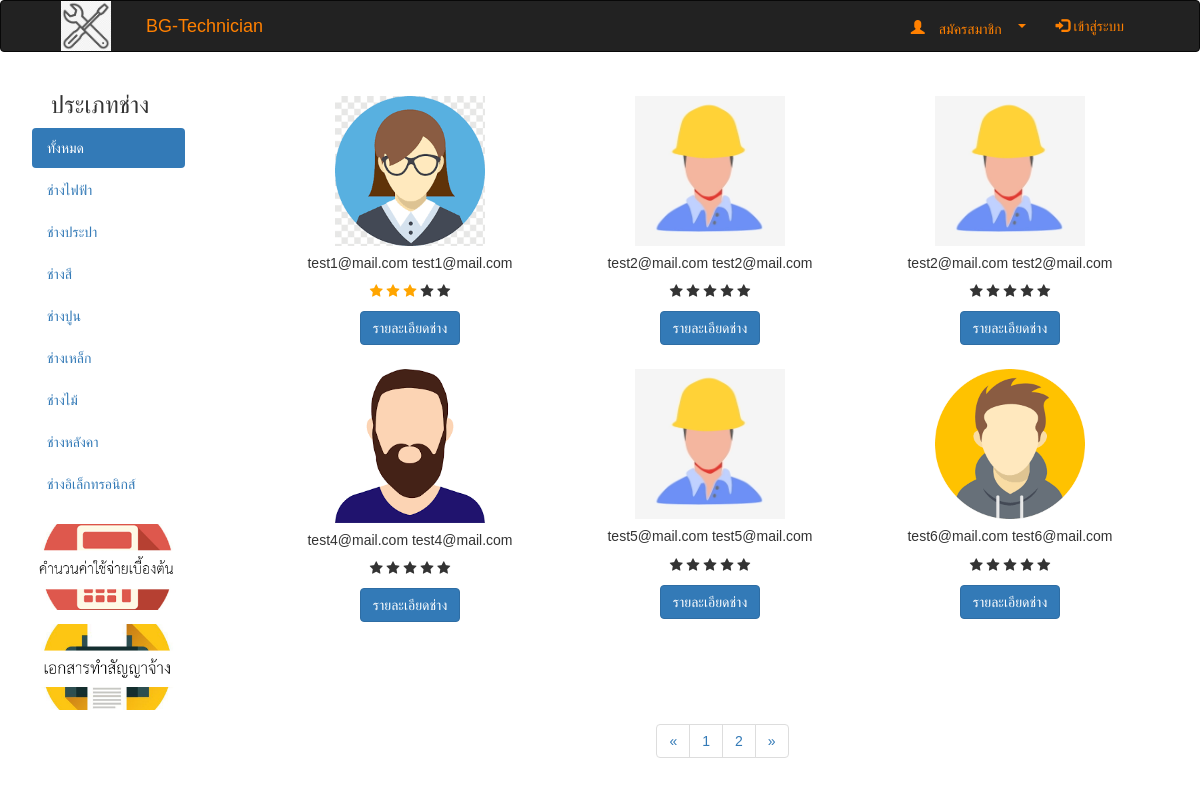
Before: / with the older database file.
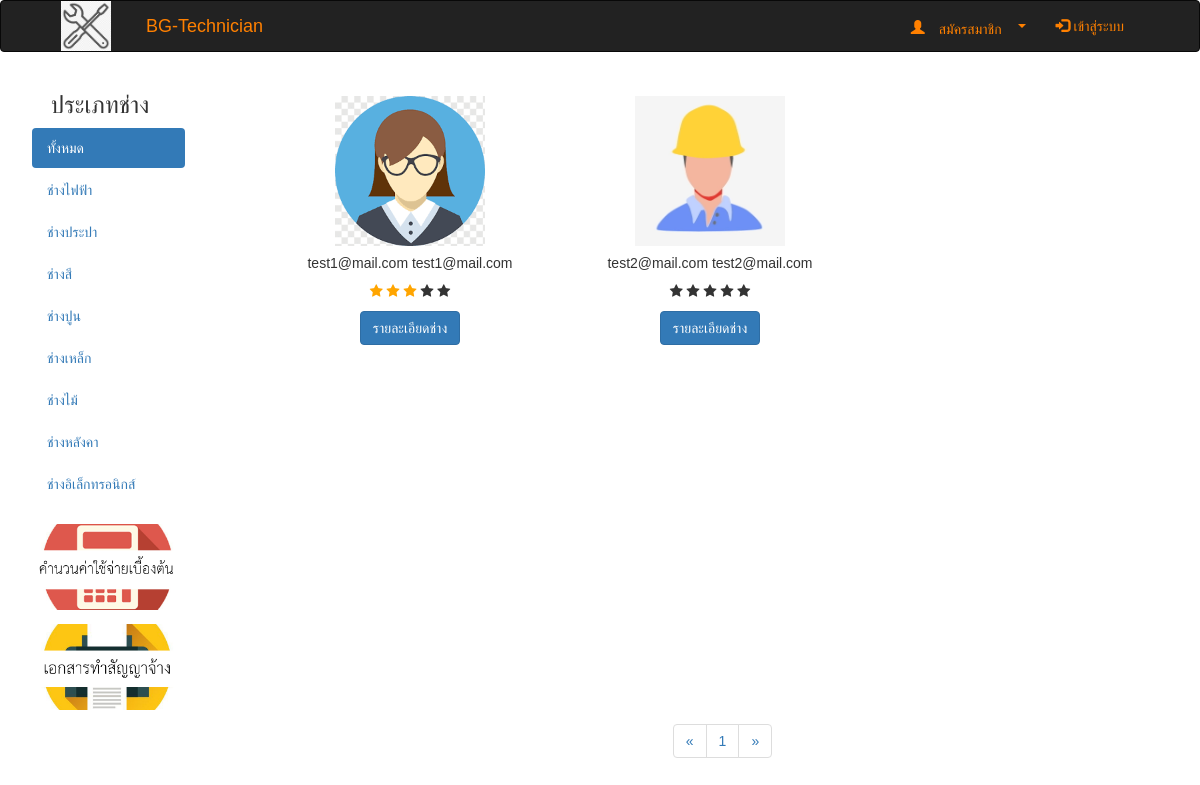
After: the same page with the newer database file.
### tables this page shows
CREATE TABLE `users` (
  `id` int(10) NOT NULL,
  `email` varchar(100) NOT NULL,
  `password` varchar(1000) NOT NULL,
  `firstname` varchar(100) NOT NULL,
  `lastname` varchar(100) NOT NULL,
  `sex` enum('male','female') NOT NULL,
  `address` varchar(1000) DEFAULT NULL,
  `contact` varchar(100) DEFAULT NULL,
  `detail` varchar(1000) DEFAULT NULL,
  `status` enum('user','admin','technician','wait','wait-fix','fixed') NOT NULL,
  `avatar_path` varchar(1000) DEFAULT NULL,
  `certificate_id` varchar(100) DEFAULT NULL,
  `star` float NOT NULL
);

### index.php (the view, shortened to what this page needs)
<?php
require 'header.php';
require 'connection.php';
@$id = $_GET['id'];
@$value = $_GET['value'];
$perpage = 6;
if (isset($_GET['page'])) {
    $page = $_GET['page'];
} else {
    $page = 1;
}
$start = ($page - 1) * $perpage;
if($value==''){
    $sql = "select * from users WHERE status ='technician' limit {$start} , {$perpage} ";
$result = mysqli_query($connect, $sql);
}else{
    $sql = "SELECT us.id, us.firstname, us.lastname, us.avatar_path, us.star
FROM users as us
LEFT JOIN career as cr
ON us.email = cr.email WHERE cr.career_name ='$value'and us.status='technician' limit {$start} , {$perpage}";
    $result = mysqli_query($connect, $sql);
}
?>
<!DOCTYPE html>
<html lang="en">
<head>
</head>
<body>
<div  class="col-md-12 wrapper" >
    <div class="row wrapper" >
        <div class="col-md-2" style="margin-right: 5%;">
            <h3 align="center">ประเภทช่าง</h3>
            <ul class="nav nav-pills nav-stacked" style="margin-left: 10%; ">
                <li <?php if($id == ""){echo 'class="active"';} ?>><a href="index.php">ทั้งหมด</a></li>
                <li <?php if($id == '1'){echo 'class="active"';} ?>><a href="index.php?id=1&value=Electrician" value="Electrician">ช่างไฟฟ้า</a></li>
                <li <?php if($id == '2'){echo 'class="active"';} ?>><a href="index.php?id=2&value=Plumber" value="Plumber">ช่างประปา</a></li>
                <li <?php if($id == '3'){echo 'class="active"';} ?>><a href="index.php?id=3&value=Painter" value="Painter">ช่างสี</a></li>
                <li <?php if($id == '4'){echo 'class="active"';} ?>><a href="index.php?id=4&value=Plasterer" value="Plasterer">ช่างปูน</a></li>
                <li <?php if($id == '5'){echo 'class="active"';} ?>><a href="index.php?id=5&value=Metalworker" value="Metalworker">ช่างเหล็ก</a></li>
                <li <?php if($id == '6'){echo 'class="active"';} ?>><a href="index.php?id=6&value=Carpenters" value="Carpenters">ช่างไม้</a></li>
                <li <?php if($id == '7'){echo 'class="active"';} ?>><a href="index.php?id=7&value=Roof-technician" value="Roof-technician">ช่างหลังคา</a></li>
                <li <?php if($id == '8'){echo 'class="active"';} ?>><a href="index.php?id=8&value=Electronic-technician" value="Electronic-technician">ช่างอิเล็กทรอนิกส์</a></li>
                <br>
                <form action="equipment-list.php" target ="_blank" >
                    <input type="image" src="img/calculate.jpg" width="150px" height="auto" align="center" name="button"
                           id="button" value="Print" >
                </form>
                <form action="file/contract.pdf" target ="_blank" >
                    <input type="image" src="img/print.jpg" width="150px" height="auto" align="center" name="button"
                           id="button" value="Print" >
                </form>
            </ul>
        </div>
<?php while ($row = mysqli_fetch_array($result)) { ?>
    <div class="col-md-3" style="text-align: center; margin-top:2%;" >
            <div class="card" style="width: auto;">
                <img class="card-img-top" src="<?php echo $row['avatar_path']?>" alt="Card image cap" width="150px">
                <div class="card-body">
                    <h5 class="card-title"><?php echo $row['firstname']; echo "\n\n"; echo $row['lastname'];?></h5>
                    <div class="row" style="margin-bottom: 10px">
                            <span class="fa fa-star <?php if ($row['star']>=1){echo "checked";} ?>"></span>
                            <span class="fa fa-star <?php if ($row['star']>=2){echo "checked";} ?>"></span>
                            <span class="fa fa-star <?php if ($row['star']>=3){echo "checked";} ?>"></span>
                            <span class="fa fa-star <?php if ($row['star']>=4){echo "checked";} ?>"></span>
                            <span class="fa fa-star <?php if ($row['star']>=5){echo "checked";} ?>"></span>
                    </div>
                    <a href="profile-all.php?id=<?php echo $row['id'] ?>" class="btn btn-primary">รายละเอียดช่าง</a>
                </div>
            </div>
        </div>
<?php }
if($value==''){
    $sql2 = "select * from users WHERE status ='technician' ";
    $query2 = mysqli_query($connect, $sql2);
    $total_record = mysqli_num_rows($query2);
    $total_page = ceil($total_record / $perpage);
}
?>
</div>
    <div class="footer">
            <nav style="margin-left: 18%">
                <ul class="pagination">
                    <li>
                        <a href="index.php?page=1&id=<?php echo $id?>&value=<?php echo $value ?>" aria-label="Previous" <?php if($total_page <1){echo "hidden";}?>>
                            <span aria-hidden="true">&laquo;</span>
                        </a>
                    </li>
                    <?php for($i=1;$i<=$total_page;$i++){ ?>
                        <li><a href="index.php?page=<?php echo $i; ?>&id=<?php echo $id?>&value=<?php echo $value ?>"><?php echo $i; ?></a></li>
                    <?php } ?>
                    <li>
                        <a href="index.php?page=<?php echo $total_page;?>&id=<?php echo $id?>&value=<?php echo $value ?>" aria-label="Next" <?php if($total_page <1){echo "hidden";}?>>
                            <span aria-hidden="true">&raquo;</span>
                        </a>
                    </li>
                </ul>
            </nav>
    </div>
</body>
</html>

### header.php (shortened to what this page needs)
<head>
    <link rel="stylesheet" href="https://maxcdn.bootstrapcdn.com/bootstrap/3.4.1/css/bootstrap.min.css">
    <link rel="stylesheet" href="https://unpkg.com/bootstrap@3.3.7/dist/css/bootstrap.min.css">
    <link rel="stylesheet" href="css/style.css" type="text/css">
    <link rel="stylesheet" href="css/style-admin.css" type="text/css">
</head>
<nav class="navbar navbar-inverse" >
    <div style="padding-left: 5%; padding-right: 5% " >
        <?php
        if(isset($_SESSION['email']) && (($_SESSION['status']=="wait") || ($_SESSION['status']=="wait-fix" || ($_SESSION['status']=="fixed") ))) {
            ?>
            <div class="navbar-header">
                <button type="button" class="navbar-toggle" data-toggle="collapse" data-target="#myNavbar"></button>
                <a href="wait-status.php?email=<?php echo $_SESSION['email'];?>&id=<?php echo $_SESSION['id'];?>"><img src="img/logo.png" align="left" width="50px" height="auto" border="0"                                               style="margin-right:20px"/></a>
                <a href="wait-status.php?email=<?php echo $_SESSION['email'];?>&id=<?php echo $_SESSION['id'];?>" class="navbar-brand" style="color: #ff8000">BG-Technician</a>
            </div>
        <?php }else{?>
            <div class="navbar-header">
                <a href="index.php"><img src="img/logo.png" align="left" width="50px" height="auto" border="0" style="margin-right:20px"/></a>
                <a href="index.php" class="navbar-brand" style="color: #ff8000">BG-Technician</a>
            </div>
        <?php }
        ?>
        <div class="collapse navbar-collapse" id="myNavbar">
            <ul class="nav navbar-nav navbar-right">
                <?php
                if (isset($_SESSION['email']) && ($_SESSION['status']=="user")) {
                    ?>
                    <li><a href="profile-member.php" style="color: #ff8000"><span class="glyphicon glyphicon-user" ></span> โปรไฟล์ </a></li>
                    <li><a href="logout.php" style="color: #ff8000"><span class="glyphicon glyphicon-log-out"></span> ออกจากระบบ </a></li>
                    <?php
                } elseif(isset($_SESSION['email']) && ($_SESSION['status']=="technician")){
                    ?>
                    <li><a href="profile-technician.php" style="color: #ff8000"><span class="glyphicon glyphicon-user"></span> โปรไฟล์ </a></li>
                    <li><a href="logout.php" style="color: #ff8000"><span class="glyphicon glyphicon-log-out"></span> ออกจากระบบ </a></li>
                    <?php
                }elseif(isset($_SESSION['email']) && ($_SESSION['status']=="admin")){
                    ?>
                    <li><a href="logout.php" style="color: #ff8000"><span class="glyphicon glyphicon-log-out"></span> ออกจากระบบ </a></li>
                    <?php
                }elseif(isset($_SESSION['email']) && (($_SESSION['status']=="wait") || ($_SESSION['status']=="wait-fix") ||($_SESSION['status']=="fixed") )){
                    ?>
                    <li><a href="logout.php" style="color: #ff8000"><span class="glyphicon glyphicon-log-out"></span> ออกจากระบบ </a></li>
                    <?php
                }else{
                    ?>
                    <li class="dropdown" style="color: #ff8000"><a class="glyphicon glyphicon-user" data-toggle="dropdown" href="#" style="color: #ff8000"> สมัครสมาชิก <span class="caret"></span></a>
                    </li>
                    <li><a href="login.php" style="color: #ff8000"><span class="glyphicon glyphicon-log-in" style="t"></span> เข้าสู่ระบบ </a></li>
                    <?php
                }
                ?>
            </ul>
        </div>
    </div>
</nav>

### css/style-admin.css (style rules this page uses)
body { font-family: sans-serif; }

### index.php (style rules this page uses)
html, body { height: 90%; margin: 0; padding: 0; }
.wrapper { display: block; min-height: 100%; height: auto !important; height: 100%; margin-bottom: -20px; }
.footer { height: 20px; display: block; text-align: center; }
.checked { color: orange; }

Changed rows visible on the page:
removed users: avatar_path (picture), firstname "test2@mail.com", lastname "test2@mail.com", star 0 (drawn)
removed users: avatar_path (picture), firstname "test4@mail.com", lastname "test4@mail.com", star 0 (drawn)
removed users: avatar_path (picture), firstname "test5@mail.com", lastname "test5@mail.com", star 0 (drawn)
removed users: avatar_path (picture), firstname "test6@mail.com", lastname "test6@mail.com", star 0 (drawn)
Other visible differences:
list line gone: "2"
